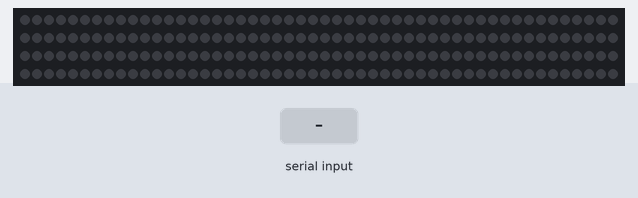
Bench run of a sketch on a simulated Arduino Uno, built with avr-gcc and run on an emulated ATmega328P. Shown: 200 RGB LEDs in strip order, left to right, continuing on the next row. The test bench sets the inputs (shaded band).

Above: at 1.2 s.
1.3 s: byte 0 (0) received over Serial
At 1.32 s:
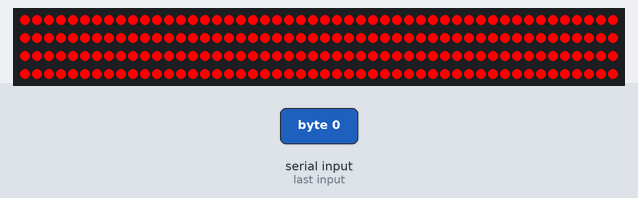
2.8 s: byte 1 (1) received over Serial
At 2.82 s:
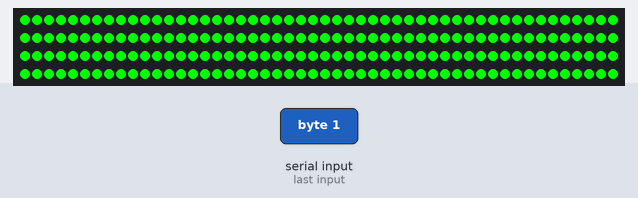
4.3 s: byte 2 (2) received over Serial
5.8 s: byte 4 (4) received over Serial
7.3 s: byte 5 (5) received over Serial
8.8 s: byte 6 (6) received over Serial
At 8.82 s:
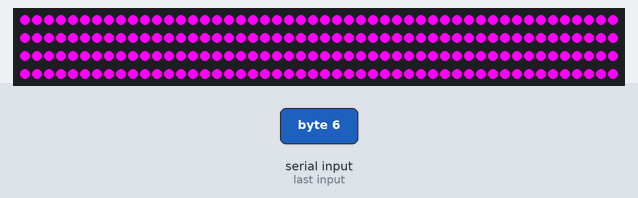
Timing chart, 0 to 11.3 s (numbered marks = the images above; inputs shaded):
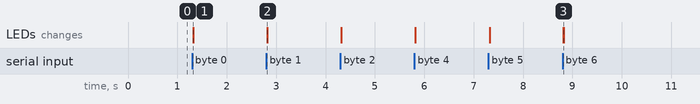

Measured:
- after the input at 1.3 s, the LEDs: change at once (image 1)
- after the input at 2.8 s, the LEDs: change at once (image 2)
- after the input at 8.8 s, the LEDs: change at once (image 3)

The sketch:

arduino_xylo.ino
```cpp
#include <Adafruit_NeoPixel.h>

#define PIN 6

#define NUMPIXELS 200

Adafruit_NeoPixel pixels = Adafruit_NeoPixel(NUMPIXELS, PIN, NEO_GRB + NEO_KHZ800);


void setup() {
  //create serial communication at 9600 baud rate
  Serial.begin(9600);
  pixels.begin();
}

void loop() {
  int data = Serial.read();
  //check if Serial connection valid
  if (Serial.available() == 0) {
    switch(data) {
      case 0:
        pixelControl(255, 0, 0);
        break;
      case 1:
        pixelControl(0, 255, 0);
        break;
      case 2:
        pixelControl(0, 0, 255);
        break;
      case 3:
        pixelControl(0, 0, 255);
        break;
      case 4:
        pixelControl(80, 80, 120);
        break;
      case 5:
        pixelControl(255, 180, 0);
        break;
      case 6:
        pixelControl(255, 0, 255);
        break;
      case 7:
        pixelControl(0, 255, 255);
        break;
      case 8:
        pixelControl(255, 100, 0);
        break;
      case 9:
        pixelControl(0, 100, 255);
        break;
      case 10:
        pixelControl(60, 0, 255);
        break;
      case 11:
        pixelControl(150, 80, 0);
        break;
      case 12:
        pixelControl(200, 170, 255);
        break;
      case 13:
        pixelControl(50, 180, 70);
        break;
      case 14:
        pixelControl(50, 200, 255);
        break;
      case 15:
        pixelControl(200, 80, 70);
        break;
      case 16:
        pixelControl(160, 70, 255);
        break;
      case 17:
        pixelControl(70, 150, 255);
        break;
      case 18:
        pixelControl(100, 255, 50);
        break;
      default:
        pixelControl(0, 0, 0);
        break;

    }
  }

}


void pixelControl(int r, int g, int b) {
  for(int i=0; i<NUMPIXELS; i++) {
    pixels.setPixelColor(i, pixels.Color(r, g, b));
  }
  pixels.show();
}
```
